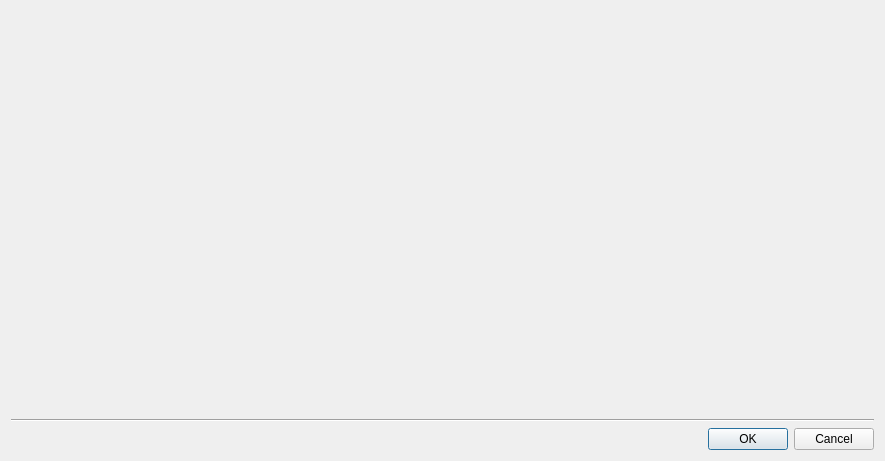
<?xml version="1.0" encoding="UTF-8"?>
<ui version="4.0">
 <class>PlotConfigDialog</class>
 <widget class="QDialog" name="PlotConfigDialog">
  <property name="geometry">
   <rect>
    <x>0</x>
    <y>0</y>
    <width>885</width>
    <height>461</height>
   </rect>
  </property>
  <property name="windowTitle">
   <string>Configure Plot</string>
  </property>
  <property name="sizeGripEnabled">
   <bool>false</bool>
  </property>
  <layout class="QGridLayout" name="gridLayout_2">
   <property name="horizontalSpacing">
    <number>5</number>
   </property>
   <item row="0" column="0">
    <widget class="rqt_multiplot::PlotConfigWidget" name="widgetPlotConfig" native="true">
     <property name="sizePolicy">
      <sizepolicy hsizetype="MinimumExpanding" vsizetype="MinimumExpanding">
       <horstretch>0</horstretch>
       <verstretch>0</verstretch>
      </sizepolicy>
     </property>
    </widget>
   </item>
   <item row="2" column="0">
    <widget class="QDialogButtonBox" name="buttonBox">
     <property name="standardButtons">
      <set>QDialogButtonBox::Cancel|QDialogButtonBox::Ok</set>
     </property>
    </widget>
   </item>
   <item row="1" column="0">
    <widget class="Line" name="line">
     <property name="orientation">
      <enum>Qt::Horizontal</enum>
     </property>
    </widget>
   </item>
  </layout>
 </widget>
 <customwidgets>
  <customwidget>
   <class>rqt_multiplot::PlotConfigWidget</class>
   <extends>QWidget</extends>
   <header location="global">rqt_multiplot/PlotConfigWidget.h</header>
   <container>1</container>
  </customwidget>
 </customwidgets>
 <resources/>
 <connections>
  <connection>
   <sender>buttonBox</sender>
   <signal>accepted()</signal>
   <receiver>PlotConfigDialog</receiver>
   <slot>accept()</slot>
   <hints>
    <hint type="sourcelabel">
     <x>442</x>
     <y>444</y>
    </hint>
    <hint type="destinationlabel">
     <x>442</x>
     <y>230</y>
    </hint>
   </hints>
  </connection>
  <connection>
   <sender>buttonBox</sender>
   <signal>rejected()</signal>
   <receiver>PlotConfigDialog</receiver>
   <slot>reject()</slot>
   <hints>
    <hint type="sourcelabel">
     <x>442</x>
     <y>444</y>
    </hint>
    <hint type="destinationlabel">
     <x>442</x>
     <y>230</y>
    </hint>
   </hints>
  </connection>
 </connections>
</ui>
